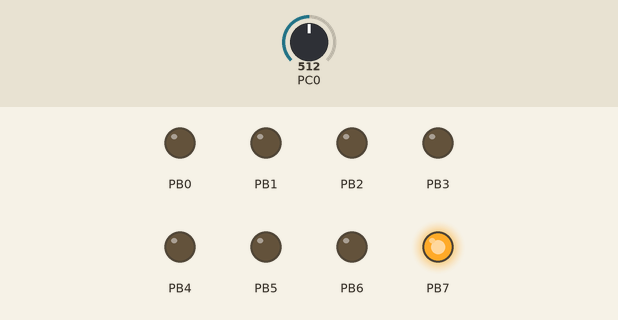
Recording of a program running on a simulated ATmega328P, built with avr-gcc and emulated at 1 MHz. Parts: output pins drawn as LEDs (lit = HIGH). The test bench sets the inputs (shaded band); at power-on: PC0 = 512. What the program prints to the serial monitor is not drawn.

Above: at 1.2 s.
1.3 s: PC0 set to 516
At 2.5 s:
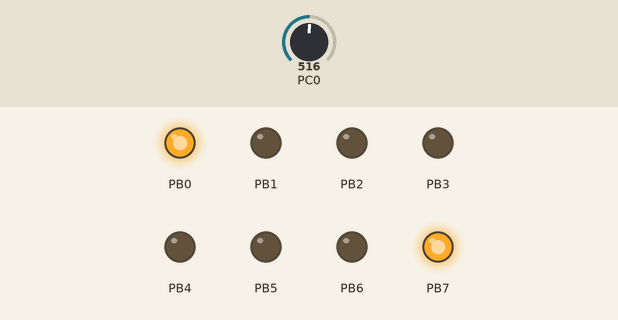
2.8 s: PC0 set to 511
At 3.6 s:
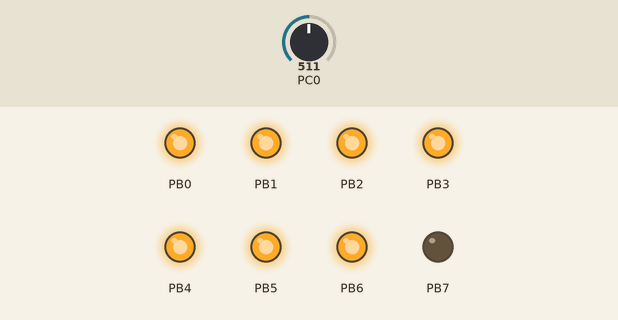
4.3 s: PC0 set to 306
At 4.6 s:
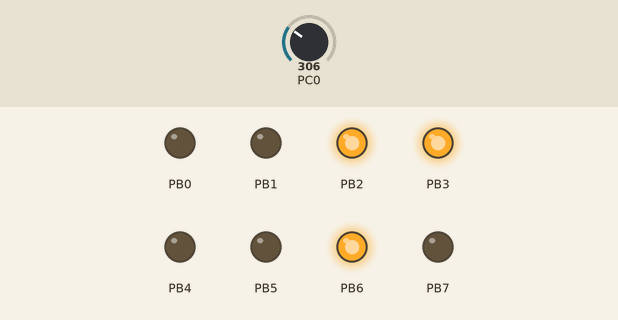
5.8 s: PC0 set to 303
At 6.9 s:
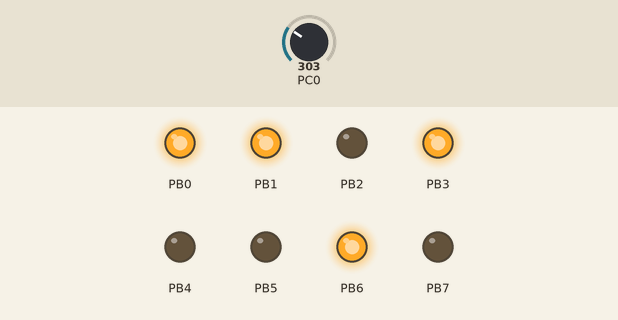
7.3 s: PC0 set to 122
At 8.3 s:
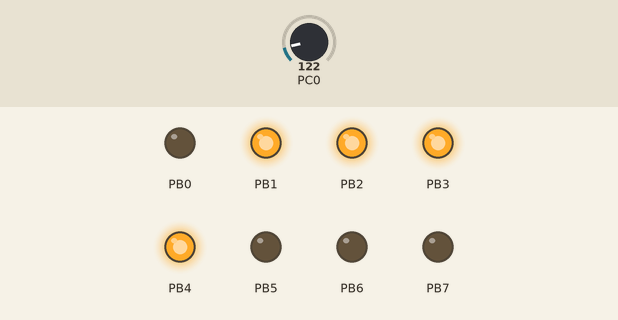
8.8 s: PC0 set to 119
At 9.3 s:
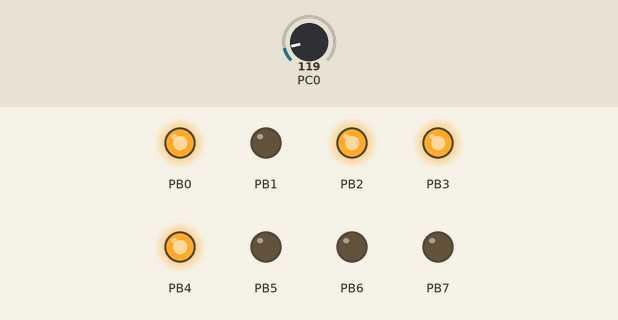
Timing chart, 0 to 11.3 s (numbered marks = the images above; inputs shaded):
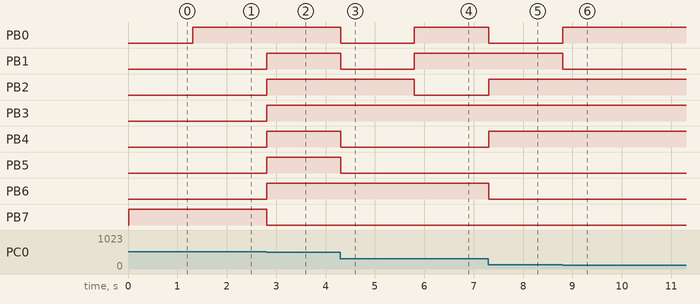

Measured:
- the behaviour switches between 515 and 516 on PC0 (found by bisection; images 0 and 1)
- the behaviour switches between 304 and 303 on PC0 (found by bisection; images 3 and 4)
- the behaviour switches between 120 and 119 on PC0 (found by bisection; images 5 and 6)
- after the input at 1.3 s, PB0: LOW → HIGH at once
- after the input at 2.8 s, PB1–6: LOW → HIGH at once; PB7: HIGH → LOW at once
- after the input at 4.3 s, PB0, PB1, PB4, PB5: HIGH → LOW at once
- after the input at 5.8 s, PB0, PB1: LOW → HIGH at once; PB2: HIGH → LOW at once
- after the input at 7.3 s, PB0, PB6: HIGH → LOW at once; PB2, PB4: LOW → HIGH at once
- after the input at 8.8 s, PB0: LOW → HIGH at once; PB1: HIGH → LOW at once

The program:

main.c
```c
/*
 * GccApplication1.c
 *
 * Created: 04-04-2021 11:46:18
 * Author : Pratyush Jaiswal
 */

#include "avr/interrupt.h"
#include "avr/io.h"
#define F_CPU 1000000UL						// 1MHz for simulation
#include "util/delay.h"
#include <stdbool.h>
#define BAUD 4800							// baud rate
#define MYUBRR F_CPU/16/BAUD-1				// baud register for timer
#define SAMPLE_RATE 100						// number of samples taken in one second

#define TIMER_PRESCALER 64					// timer prescaler
#define COMPARE ((F_CPU/(TIMER_PRESCALER))/SAMPLE_RATE)-1	// top value for timer


unsigned char lower;						// for storing the lower 8bits of ADC input
unsigned char upper;						// for storing the higher 2bits of ADC input

bool done = false;							// for taking care of the conversion state

void UART_Init(unsigned int ubrr)
{
	UBRR0H = (unsigned char)(ubrr>>8);		//setting baud rate low
	UBRR0L = (unsigned char)ubrr;			// set baud rate upper
	UCSR0B = (1<<RXEN0)|(1<<TXEN0);			// set transmission and receiver bits
	UCSR0C = (1<<USBS0)|(3<<UCSZ00);		// 2 stop bits and 9 bit character size
}

void UART_Transmit(unsigned char data)
{
	while (!(UCSR0A & (1<<UDRE0)));			// wait for empty buffer and transmit
	UDR0 = data;
}
ISR(ADC_vect){								// one data point conversion done
	lower = ADCL;							// variable where lower 8 bits are stored
	upper = ADCH;							// variable where upper 8 bits are stored
	upper &= 0x03;							// making sure that the other 6 bits are maintained zero
	done = true;							// conversion is completed and it is ready to be transmitted
}
EMPTY_INTERRUPT (TIMER1_COMPB_vect);		// timer interrupt when the counter overflows, just pass

int main(void)
{
	UART_Init(MYUBRR);						// initialization of uart
	DDRC &= 0xFE;
	DDRB = 0xFF;
	TCCR1A = 0;
	TCCR1B = 0;
	TCNT1 = 0;
	TCCR1B = (1<<CS11)| (1<<CS10) | (1<<WGM12);		// CTC, prescaler of 8
	TIMSK1 = (1<<OCIE1B);							// interrupt enable
	OCR1A = COMPARE;								// top values for timer
	OCR1B = COMPARE;

	ADCSRA =  (1<<ADEN) |(1<<ADIE) | (1<<ADIF);		// turn ADC on, want interrupt on completion
	ADCSRA |= (1 << ADPS1) | (1 << ADPS0);			// 8 prescaler
	ADMUX = (1<<REFS0) | (0 & 7);					// select ADC0 for conversion (total 6 ADCs are present)
	ADCSRB = (1<<ADTS0) | (1<<ADTS2);				// Timer/Counter1 Compare Match B
	ADCSRA |= (1<<ADATE);							// turn on automatic triggering
	DIDR0 |= 0X01;									// Disabling Digital Input Buffer corresponding to ADC0 to save power
													// referred to documentation
	sei();											// switching interrupt on
	while(1)
	{
		//temp=(upper<<6) + (lower>>2);
		PORTB = (upper<<6) + (lower>>2);
		if(done)
		{
			cli();									// clear global interrupt flag to prevent
													// any interrupt calling as transmission being done
			UART_Transmit((upper<<6) + (lower>>2)); // transmit the top 8 bits from 10 bits output
			done = false;							// transmission over, ready for next value conversion
			sei();									// again switching interrupt on
		}
	}
	return 0;
}
```
